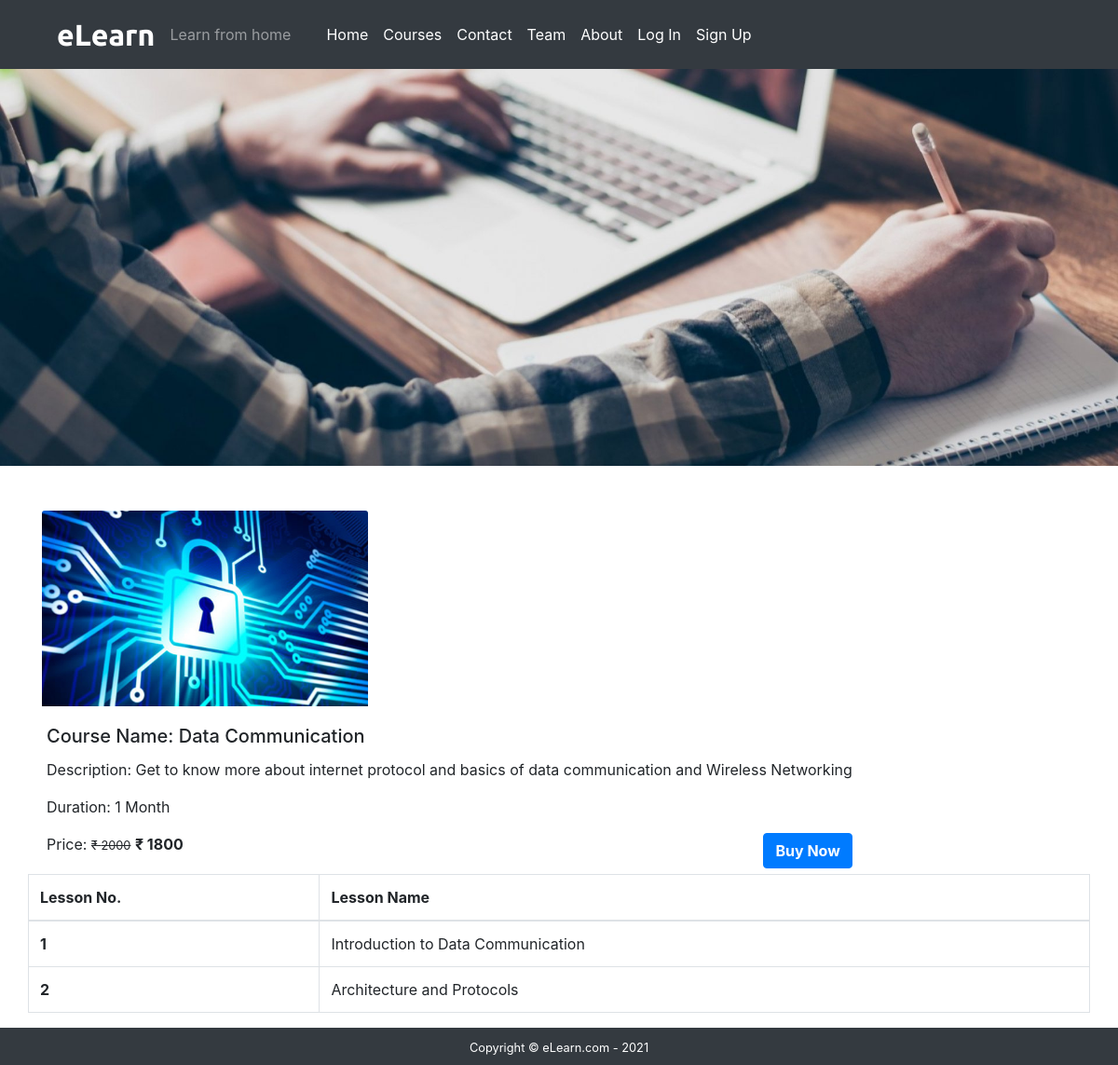
The page /coursedetails.php?course_id=1 on the database its author committed.
### tables this page shows
CREATE TABLE `course` (
  `course_id` int(11) NOT NULL,
  `course_name` varchar(255) NOT NULL,
  `course_desc` varchar(255) NOT NULL,
  `course_author` varchar(255) NOT NULL,
  `course_img` text NOT NULL,
  `course_duration` varchar(255) NOT NULL,
  `course_price` varchar(255) NOT NULL,
  `course_original_price` varchar(255) NOT NULL
);

CREATE TABLE `lesson` (
  `lesson_id` int(11) NOT NULL,
  `lesson_name` text NOT NULL,
  `lesson_desc` text NOT NULL,
  `lesson_link` text NOT NULL,
  `course_id` int(11) NOT NULL,
  `course_name` text NOT NULL
);

### coursedetails.php (the view, shortened to what this page needs)
<?php
include('./mainInclude/header.php');
include('./dbConnection.php');
?>
<div class="container-fluid bg dark">
	<div class="row">
		<img src="./image/coursebanner.jpg" alt="courses" style="height: 500px; width: 100%; object-fit: cover;box-shadow: 10px"/>
	</div>
</div>
	<div class="container mt-5">
		<?php
			if(isset($_GET['course_id'])){
				$course_id=$_GET['course_id'];
				$sql="SELECT * FROM course WHERE course_id ='$course_id'";
				$result=$conn->query($sql);
				$row=$result->fetch_assoc();
			}
		?>
		<div class="row">
			<div class="col-md-4">
				<img src="<?php echo str_replace('..', '.' ,$row['course_img'])?>" class="card-img-top" alt ="Course1">
			</div>
			<div class="col-md=8">
				<div class="card-body">
					<h5 class="card-title">Course Name: <?php echo $row ['course_name']?></h5>
					<p class="card-text">Description: <?php echo $row ['course_desc']?></p>
					<p class="card-text">Duration: <?php echo $row ['course_duration']?></p>
					<form action="checkout.php" method="post">
						<p class="card-text d-inline">Price: <small><del>&#8377 <?php echo $row ['course_original_price']?></del></small> <span class="font-weight-bolder">&#8377 <?php echo $row ['course_price']?></span></p>
						<button type="submit" class="btn btn-primary text-white font-weight-bolder float-right" name="buy">Buy Now</button>
					</form>
				</div>
			</div>
		</div>
	</div>
<div class="container">
	<div class="row">
		<table class="table table-bordered table-hover">
			<thead>
				<tr>
					<th scope="col">Lesson No.</th>
					<th scope="col">Lesson Name</th>
				</tr>
			</thead>
			<tbody>
				<?php
					$sql = "SELECT * FROM lesson";
					$result =$conn->query($sql);
					if($result->num_rows>0){
						$num =0;
						while($row=$result->fetch_assoc()){
							if($course_id==$row['course_id']){
								$num++;
							echo ' <tr>
				 	<th scope="row">'.$num.'</th>
				 	<td>'.$row['lesson_name'].'</td>
				 </tr>';
				}
						}
					}
				 ?>
			</tbody>
		</table>
	</div>
</div>
<?php
include('./mainInclude/footer.php');
?>

### rows shown on the page
course: course_img (picture), course_name "Data Communication", course_desc "Get to know more about internet protocol and basics of data communication and Wireless Networking", course_duration "1 Month", course_original_price "2000", course_price "1800"
lesson: lesson_name "Introduction to Data Communication"
lesson: lesson_name "Architecture and Protocols"
